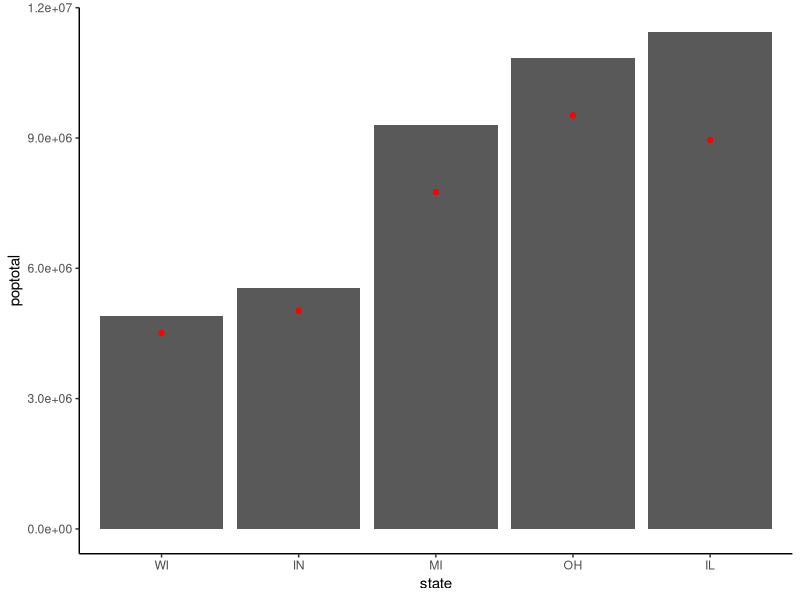

The R script that drew this image:
library(tidyverse)
#midwest is a dataset included in tidyverse

dat<-midwest %>% group_by(state) %>% summarize(poptotal=sum(poptotal), popwhite=sum(popwhite))


dat$state<-factor(dat$state, levels=dat$state[order(dat$poptotal)])
dat %>% ggplot(aes(state, poptotal))+
  geom_col()+
  geom_point(aes(y=popwhite), color="red")+
  theme_classic()
